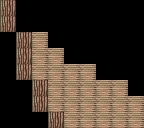

A level layout from a 2D game, rendered from its tile map. Below: a short description, then the map file with its tile-grid data intact:
An orthogonal 9x8 tile map with 16x16 px tiles, 1 tile layer (Tile Layer 1).

<map version="1.10" tiledversion="1.11.2" orientation="orthogonal" renderorder="right-down" width="9" height="8" tilewidth="16" tileheight="16" infinite="0" nextlayerid="2" nextobjectid="1">
 <tileset firstgid="1" source="Blocks.tsx" />
 <layer id="1" name="Tile Layer 1" width="9" height="8">
  <data encoding="csv">
11,0,0,0,0,0,0,0,0,
11,0,0,0,0,0,0,0,0,
0,11,12,0,0,0,0,0,0,
0,11,12,12,0,0,0,0,0,
0,11,12,12,12,12,0,0,0,
0,0,11,12,12,12,12,12,0,
0,0,11,12,12,12,12,12,12,
0,0,0,11,12,12,12,12,12
</data>
 </layer>
</map>
